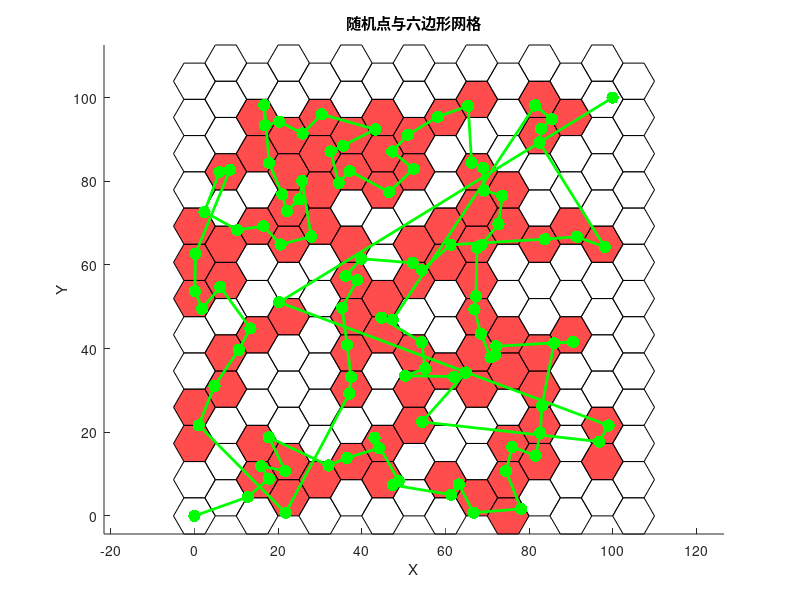

The MATLAB source for this figure:
clear; clc;
N = 100; % 随机点的数量
radius = 5; % 六边形的半径

% 生成二维随机点，起点 (0,0)，终点 (100,100)
x = (100-0)*rand(N,1);
y = (100-0)*rand(N,1);
points = [x, y]; % 仅生成中间的随机点

startPoint = [0, 0]; % 起点
endPoint = [100, 100]; % 终点

% 六边形网格参数
hexHeight = sqrt(3) * radius; % 六边形的高度
hexWidth = 2 * radius;        % 六边形的宽度

% 计算网格的行列数
gridRows = ceil(100 / hexHeight);
gridCols = ceil(100 / (1.5 * radius));

% 初始化保存包含点的六边形中心的列表
hexCenters = [];

% 绘制图形
figure;
hold on;

% 定义一个绘制六边形的函数，增加透明度参数
drawHexagon = @(cx, cy, r, color, alphaVal) fill(cx + r * cos(0:pi/3:2*pi), cy + r * sin(0:pi/3:2*pi), color, 'EdgeColor', 'black', 'FaceAlpha', alphaVal);

% 遍历六边形网格，先绘制六边形
for row = 0:gridRows
    for col = 0:gridCols
        % 计算每个六边形的中心位置
        cx = col * 1.5 * radius;
        if mod(col, 2) == 0
            cy = row * hexHeight;
        else
            cy = row * hexHeight + hexHeight / 2;
        end
        
        % 初始化六边形颜色为白色，透明度较高
        color = 'w';
        alphaVal = 0.3; % 设置六边形的透明度
        
        % 判断哪些点在该六边形内
        for i = 1:N
            % 计算点到六边形中心的距离
            dx = abs(points(i,1) - cx);
            dy = abs(points(i,2) - cy);
            % 判断点是否在六边形的外接圆内（半径为5）
            if (dx^2 + dy^2) <= radius^2
                % 如果有点在六边形内，保存该六边形的中心并设为红色
                color = 'r';
                alphaVal = 0.7; % 含有点的六边形透明度较低
                hexCenters = [hexCenters; cx, cy]; % 保存六边形中心点
                break; % 一旦发现点，停止检查其余点
            end
        end
        
        % 绘制六边形，透明度根据是否含有点变化
        drawHexagon(cx, cy, radius, color, alphaVal);
    end
end

% 绘制二维随机点，使用浅蓝色绘制并保证在六边形上方
scatter(points(:,1), points(:,2), 40, [0.7, 0.7, 1], 'filled');

% 设置图的标题、标签和轴
title('随机点与六边形网格');
xlabel('X');
ylabel('Y');
axis equal;

% ---------------------
% 旅行商问题求解算法
% ---------------------

% 贪心算法，但不对起点和终点排序
function path = greedyTSP(points, startPoint, endPoint)
    n = size(points, 1);
    visited = false(n, 1);
    path = zeros(n + 2, 2); % 用于保存路径，包含起点和终点
    path(1,:) = startPoint; % 初始化起点
    currentIdx = -1; % 当前点为起点
    
    % 最近邻排序中间点
    for i = 2:n+1
        % 寻找离当前点最近的未访问点
        minDist = inf;
        nextIdx = -1;
        for j = 1:n
            if ~visited(j)
                if currentIdx == -1
                    dist = norm(startPoint - points(j,:)); % 起点到点的距离
                else
                    dist = norm(points(currentIdx,:) - points(j,:)); % 当前点到其他点的距离
                end
                if dist < minDist
                    minDist = dist;
                    nextIdx = j;
                end
            end
        end
        % 更新路径和状态
        currentIdx = nextIdx;
        path(i,:) = points(currentIdx,:);
        visited(currentIdx) = true;
    end
    
    % 最后到达终点
    path(n+2,:) = endPoint;
end

% 运行贪心算法，求解最短路径
optimalPath = greedyTSP(points, startPoint, endPoint);

% 绘制最短路径
plot(optimalPath(:,1), optimalPath(:,2), 'g-', 'LineWidth', 2);
scatter(optimalPath(:,1), optimalPath(:,2), 80, 'g', 'filled'); % 标记路径点

% 打印包含点的六边形中心点
disp('包含点的六边形中心点:');
disp(hexCenters);

% 完成绘制，关闭 hold
hold off;
